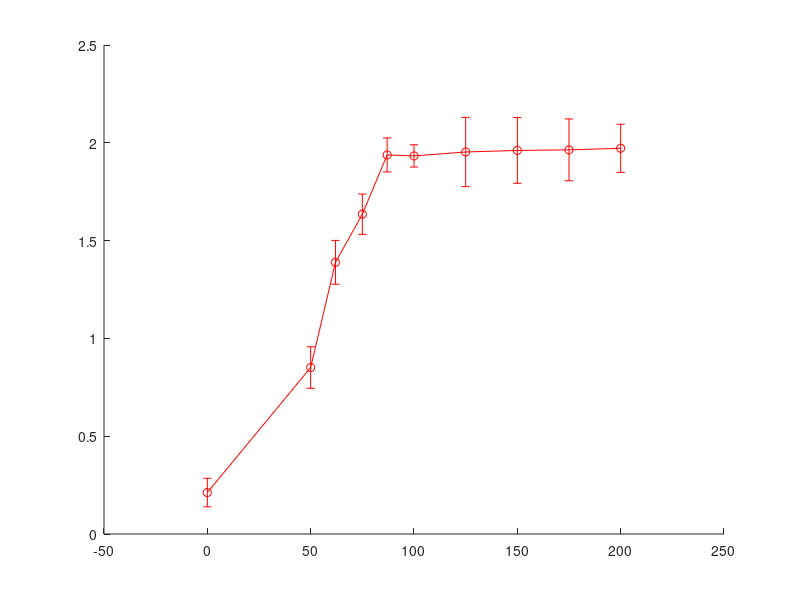

The MATLAB script that drew this image: (Note: this script raises an error after producing the figure.)
close all
clc
clear

figure
hold on

a = [0 50 62 75 87 100 125 150 175 200];
b = [0.212 0.851 1.389 1.635 1.938 1.933 1.953 1.961 1.964 1.972];
rre = [0.073 0.106 0.112 0.103 0.087 0.057 0.177 0.168 0.158 0.123];
errorbar(a,b,rre,"ro-","MarkerSize",5,"MarkerEdgeColor","red","MarkerFaceColor",[0.65 0.85 0.90])

xlabel('Transorbital Carrier Frequencies (Hz)','FontSize',12)
ylabel('Detection Threshold (mA)','FontSize',12)
xlim([0, 210])
ylim([0, 2.3])

